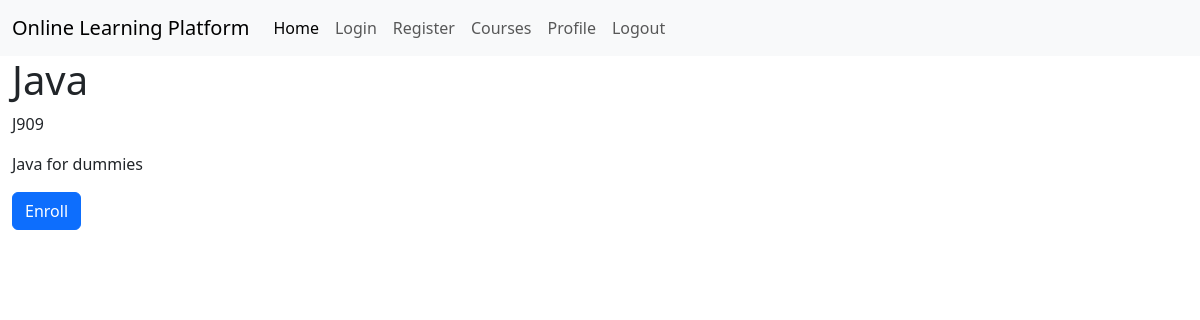
Before: /courses/description/2 (signed in) with the older database file.
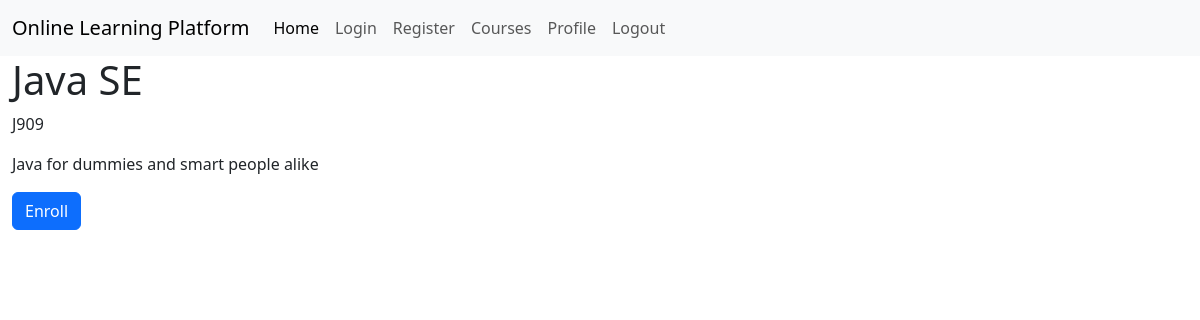
After: the same page with the newer database file.
### app.py (models this page shows)
class Course(db.Model):
    __tablename__ = 'courses'
    id = db.Column(db.Integer, primary_key=True)
    name = db.Column(db.Text, nullable=False)
    code = db.Column(db.Text, nullable=False)
    description = db.Column(db.Text, nullable=False)
    teacher_id = db.Column(db.Integer, db.ForeignKey('teachers.id'), nullable=False)
    students = db.relationship('Student', secondary='enrollments', back_populates='courses')

### app.py (the view)
@app.route('/courses/description/<int:course_id>')
@login_required
def course_description(course_id):
    course = Course.query.get(course_id)
    if not course:
        flash('Course not found.', 'danger')
        return redirect(url_for('courses'))
    return render_template('course_description.html', course=course)

### app.py (called while the page is built)
@login_manager.user_loader
def load_user(id):
    return User.query.filter_by(id=id).first()

### templates/course_description.html (shortened to what this page needs)
{% extends "base.html" %}
{% block content %}
<h1>{{course.name}}</h1>
<p>{{course.code}}</p>
<p>{{course.description}}</p>
<form action="/courses/enroll/{{course.id}}" method="post">
    <input class="btn btn-primary" type="submit" value="Enroll">
</form>
{% endblock %}

Changed rows visible on the page:
changed Course: name "Java" → "Java SE"; description "Java for dummies" → "Java for dummies and smart people alike"
